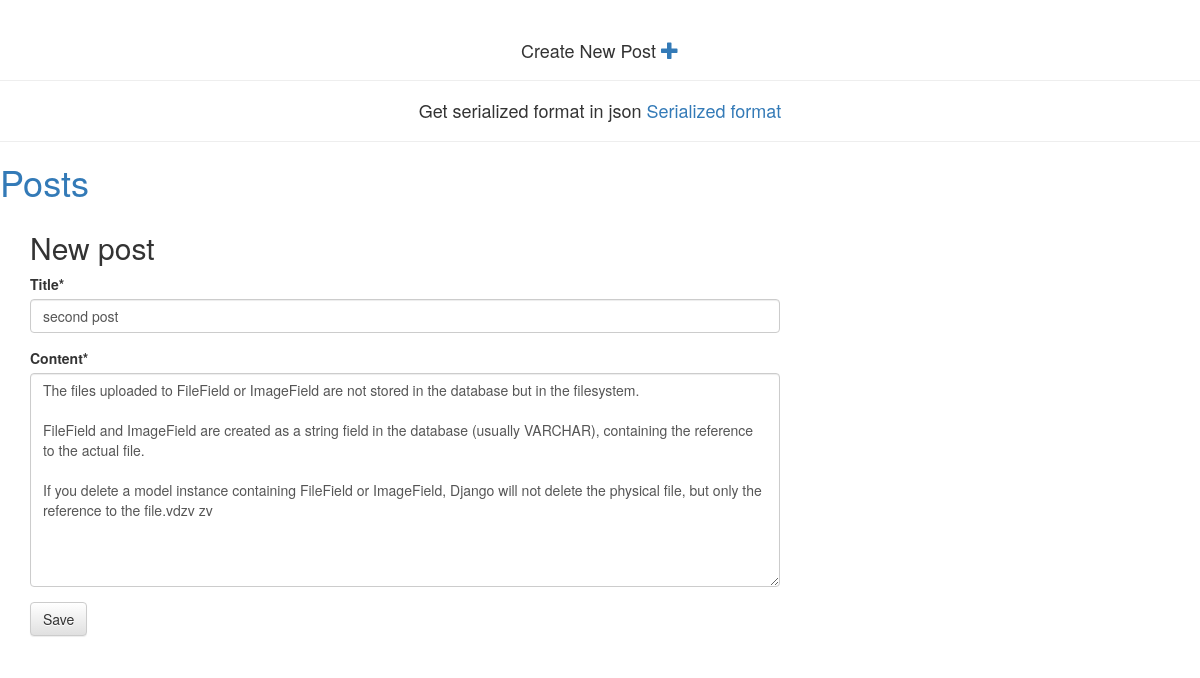
/post/2/edit/, run on the app's committed database.
### posts/models.py (models this page shows, shortened)
class Posts(models.Model):
    title =models.CharField(max_length=50)
    content = models.TextField()
    date_posted = models.DateTimeField(default = timezone.now)

### posts/views.py (the view)
# urls.py: path('post/<int:pk>/edit/', views.post_edit, name='post_edit'),
def post_edit(request, pk):
    post = get_object_or_404(Posts, pk=pk)
    if request.method == "POST":
        form = Post_Form(request.POST, instance=post)
        if form.is_valid():
            post = form.save()
            post.date_posted = timezone.now()
            post.save()
            return redirect('post_detail', pk=post.pk)
    else:
        form = Post_Form(instance=post)
    return render(request, 'posts/post_edit.html', {'form': form})

### posts/forms.py
class Post_Form(forms.ModelForm):
    class Meta:
        model = Posts
        fields = ("title","content")

### posts/templates/posts/post_edit.html
{% extends 'posts/base.html' %}
{% load crispy_forms_tags %}
{% block content %}
    <h2>New post</h2>
    <form method="POST" class="post-form">{% csrf_token %}
        {{ form|crispy }}
        <button type="submit" class="save btn btn-default">Save</button>
    </form>
{% endblock %}

### data on the page
Posts: title "second post", content "The files uploaded to FileField or ImageField are not stored in the database but in the filesystem. FileField and ImageField are created as a string field in the database (usually VARCHAR), containing the reference to the actual file. If you delete a model instance containing FileField or ImageField, Django will not delete the physical file, but only the reference to the file.vdzv zv"
